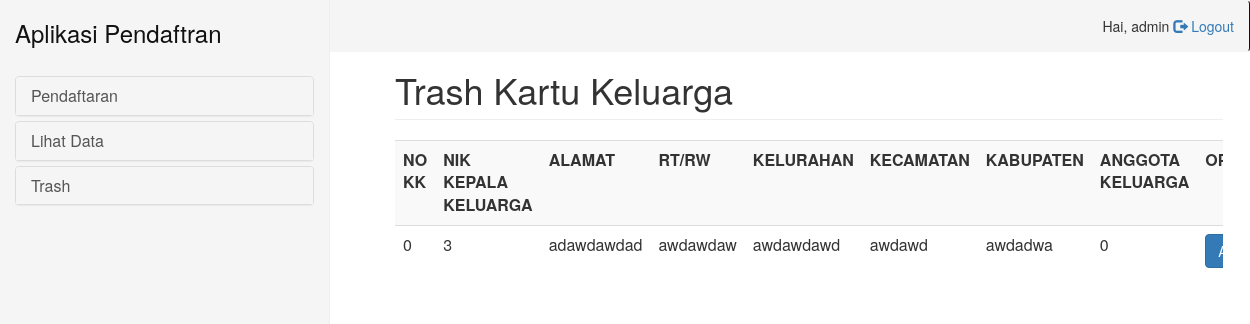
The app's page /pages/user/trash/trash_kk.php (signed in), older data.
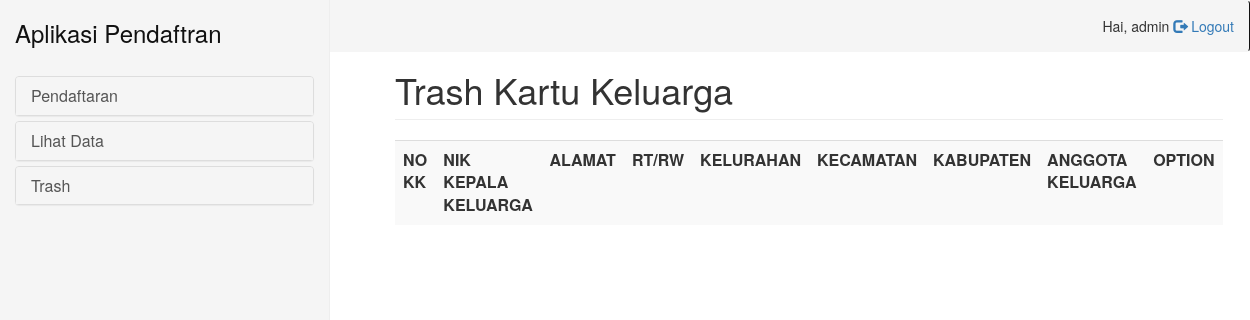
The same page, newer data.
### tables this page shows
CREATE TABLE `kartu_k` (
  `id_kk` int(11) NOT NULL,
  `no_kk` int(30) NOT NULL,
  `nik_kepala` int(30) NOT NULL,
  `alamat` varchar(30) NOT NULL,
  `rtrw` varchar(30) NOT NULL,
  `kelu` varchar(30) NOT NULL,
  `keca` varchar(30) NOT NULL,
  `kabu` varchar(30) NOT NULL,
  `tempo` int(1) NOT NULL DEFAULT '0',
  `create_at` timestamp NOT NULL DEFAULT CURRENT_TIMESTAMP ON UPDATE CURRENT_TIMESTAMP,
  `update_at` timestamp NOT NULL DEFAULT '0000-00-00 00:00:00',
  `create_by` varchar(30) NOT NULL,
  `update_by` varchar(30) NOT NULL
);

### pages/user/trash/trash_kk.php (the view, shortened to what this page needs)
<!DOCTYPE html>
<html>
<head>
    <link rel="stylesheet" href="../../../bootstrap/css/bootstrap.min.css">
    <link rel="stylesheet" type="text/css" href="../../../bootstrap/css/home.css">
</head>
<body>
<?php
include '../bagian/sidebar.php';
include('../bagian/navbar.php');
include '../../../config.php';
$sql=$query->prepare("select * from kartu_k where tempo=1");
$sql->execute();
$data=$sql->fetchAll();
 ?>
 <div class="col-sm-9 main">
	<div class="container-fluid">
		<h1 class="page-header">Trash Kartu Keluarga</h1>
		<div class=" table-responsive">
			<table width="120%" class="table table-striped table-hover">
				<tr>
					<th>NO KK</th>
					<th>NIK KEPALA KELUARGA</th>
					<th>ALAMAT</th>
					<th>RT/RW</th>
					<th>KELURAHAN</th>
					<th>KECAMATAN</th>
					<th>KABUPATEN</th>
					<th>ANGGOTA KELUARGA</th>
					<th>OPTION</th>
				</tr>
				<?php foreach ($data as $value): ?>
				<tr>
					<td><?php echo $value['no_kk']; ?></td>
					<td><?php echo $value['nik_kepala']; ?></td>
					<td><?php echo $value['alamat']; ?></td>
					<td><?php echo $value['rtrw']; ?></td>
					<td><?php echo $value['kelu']; ?></td>
					<td><?php echo $value['keca']; ?></td>
					<td><?php echo $value['kabu']; ?></td>
					<td><?php $sqlc=$query->prepare("select count(*) as jumlah from anggota_kk where id_kk=:id_kk") ;
							$sqlc->bindParam(':id_kk', $value['id_kk']);
							$sqlc->execute();
							$datac=$sqlc->fetch();
							echo $datac['jumlah'];
							 ?></td>
					<td><div class="dropdown">
  							<button class="btn btn-primary dropdown-toggle" type="button" data-toggle="dropdown">Aksi
  							<span class="caret"></span></button>
						</div></td>
				</tr>
			<?php endforeach; ?>
			</table>
		</div>
	</div>
</div>
</body>
</html>

Row changes from the older to the newer data that the page shows:
removed kartu_k: no_kk "0", nik_kepala "3", alamat "adawdawdad", rtrw "awdawdaw", kelu "awdawdawd", keca "awdawd", kabu "awdadwa", jumlah "0"
